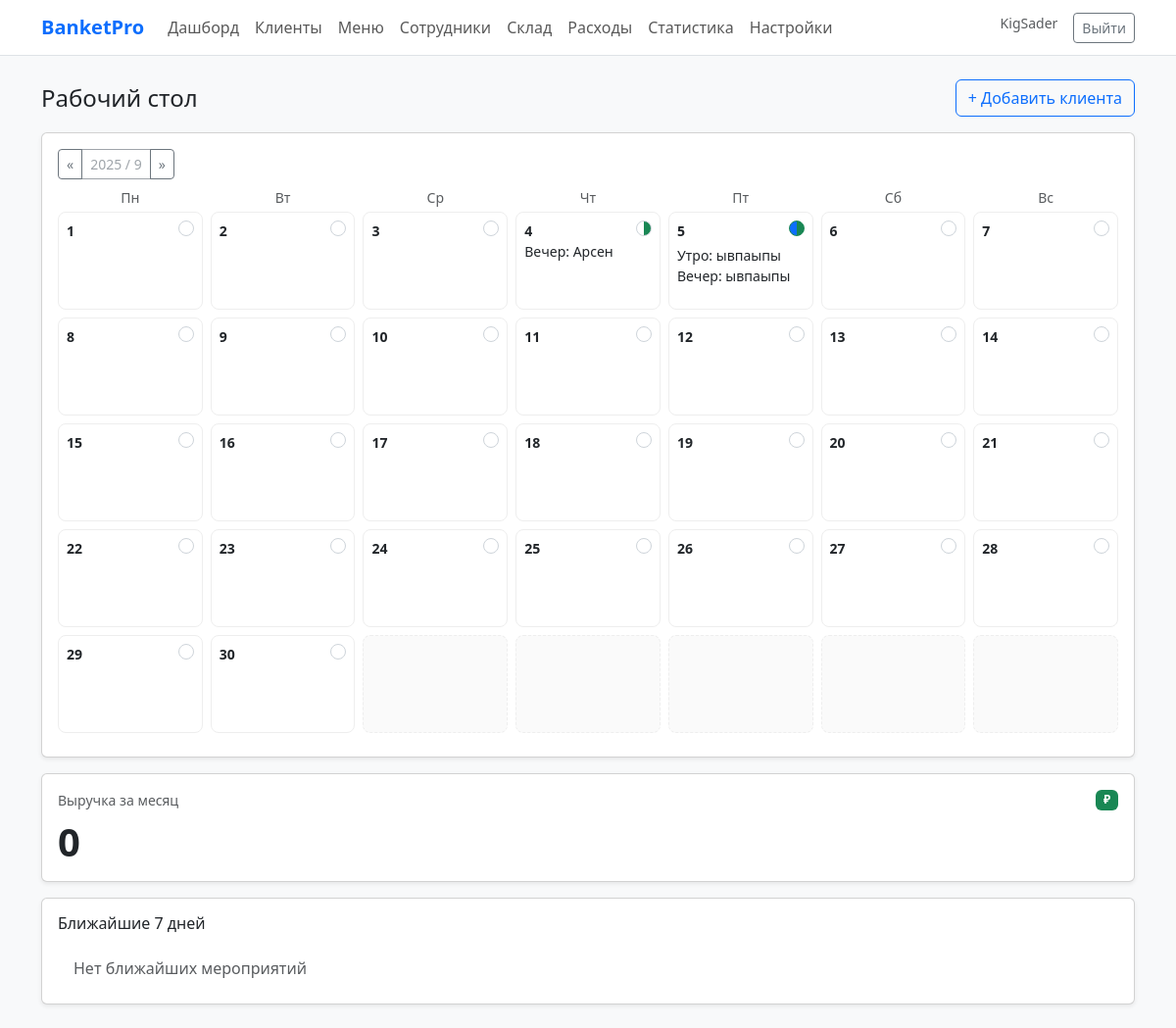
/crm/dashboard/ (signed in), run on the app's committed database.
### calendarapp/models.py (models this page shows, shortened)
class Event(models.Model):
    client = models.ForeignKey(Client, on_delete=models.CASCADE, related_name='events', verbose_name='Клиент')
    hall = models.ForeignKey(Hall, on_delete=models.PROTECT, related_name='events', verbose_name='Зал')
    date = models.DateField('Дата')
    slot = models.CharField('Слот', max_length=2, choices=SLOT_CHOICES)
    guests = models.PositiveIntegerField('Количество гостей', default=0)
    client_menu = models.ForeignKey('menuapp.ClientMenu', on_delete=models.SET_NULL, null=True, blank=True, verbose_name='Меню')
    contract = models.FileField('Договор', upload_to='contracts/', blank=True, null=True)
    prepayment_amount = models.DecimalField('Предоплата', max_digits=10, decimal_places=2, default=0)
    STATUS_CHOICES = [('draft','Черновик'),
                      ('pending','В работе'),
                      ('confirmed','Подтверждено'),
                      ('paid','Оплачено'),
                      ('canceled','Отменено')]
    status = models.CharField('Статус', max_length=20, choices=STATUS_CHOICES, default='pending')
    class Meta:
        constraints = [models.UniqueConstraint(fields=['hall','date','slot'], name='unique_hall_date_slot')]

### crm/models.py (models this page shows, shortened)
class Client(models.Model):
    full_name = models.CharField('ФИО', max_length=200)
    phone = models.CharField('Телефон', max_length=50)
    description = models.TextField('Описание', blank=True)
    source = models.CharField('Источник', max_length=100, blank=True)
    created_at = models.DateTimeField(auto_now_add=True)

### crm/views.py (the view)
# urls.py: path('dashboard/', views.DashboardView.as_view(), name='dashboard'),
class DashboardView(LoginRequiredMixin, generic.TemplateView):
    template_name = 'crm/dashboard.html'
    def get_context_data(self, **kwargs):
        ctx = super().get_context_data(**kwargs)
        today = timezone.localdate()
        year = int(self.request.GET.get('year', today.year))
        month = int(self.request.GET.get('month', today.month))
        days_in_month = monthrange(year, month)[1]
        first_weekday = date(year, month, 1).weekday()  # 0=Mon..6=Sun
        month_start, month_end = date(year, month, 1), date(year, month, days_in_month)
        events = Event.objects.filter(date__range=(month_start, month_end)).select_related('client')
        by_day = {}
        for ev in events:
            key = ev.date.strftime('%Y-%m-%d')
            by_day.setdefault(key, {'am': None, 'pm': None})
            by_day[key][ev.slot] = ev
        days = []
        for n in range(1, days_in_month + 1):
            d_obj = date(year, month, n)
            key = d_obj.strftime('%Y-%m-%d')
            evs = by_day.get(key, {'am': None, 'pm': None})
            days.append({'n': n, 'date_str': key, 'am': evs.get('am'), 'pm': evs.get('pm')})
        leading_blanks = first_weekday
        cells = [{'blank': True}]*leading_blanks + days
        while len(cells) % 7 != 0:
            cells.append({'blank': True})
        weeks = [cells[i:i+7] for i in range(0, len(cells), 7)]
        revenue = Event.objects.filter(date__year=year, date__month=month, status='paid') \
                               .aggregate(total=Sum('prepayment_amount'))['total'] or 0
        upcoming = Event.objects.filter(
            date__gte=today, date__lte=today + timedelta(days=7)
        ).select_related('client', 'hall').order_by('date', 'slot')
        ctx['upcoming_week'] = upcoming
        if month == 1:
            prev_year, prev_month = year - 1, 12
        else:
            prev_year, prev_month = year, month - 1
        if month == 12:
            next_year, next_month = year + 1, 1
        else:
            next_year, next_month = year, month + 1
        ctx.update({
            'year': year, 'month': month,
            'weeks': weeks,
            'revenue': revenue,
            'today': today,
            'prev_year': prev_year, 'prev_month': prev_month,
            'next_year': next_year, 'next_month': next_month,
        })
        return ctx

### templates/crm/dashboard.html (shortened to what this page needs)
{% extends 'base.html' %}
{% block content %}
<div class="d-flex align-items-center justify-content-between mb-3">
  <h1 class="h4 m-0">Рабочий стол</h1>
  <div>
    <a class="btn btn-outline-primary" href="{% url 'crm:client_create' %}">+ Добавить клиента</a>
  </div>
</div>
<div class="card shadow-sm mb-3">
  <div class="card-body">
    <div class="d-flex justify-content-between align-items-center mb-2">
      <div class="btn-group" role="group">
        <a class="btn btn-sm btn-outline-secondary" href="?year={{ prev_year }}&month={{ prev_month }}">«</a>
        <span class="btn btn-sm btn-outline-secondary disabled">{{ year }} / {{ month }}</span>
        <a class="btn btn-sm btn-outline-secondary" href="?year={{ next_year }}&month={{ next_month }}">»</a>
      </div>
    </div>
    <div class="row row-cols-7 g-2 mb-1">
      <div class="col text-center small text-muted">Пн</div>
      <div class="col text-center small text-muted">Вт</div>
      <div class="col text-center small text-muted">Ср</div>
      <div class="col text-center small text-muted">Чт</div>
      <div class="col text-center small text-muted">Пт</div>
      <div class="col text-center small text-muted">Сб</div>
      <div class="col text-center small text-muted">Вс</div>
    </div>
    {% for week in weeks %}
      <div class="row row-cols-7 g-2 mb-2">
        {% for cell in week %}
          <div class="col">
            {% if cell.blank %}
              <div class="cal-cell cal-empty"></div>
            {% else %}
              <div class="cal-cell" data-date="{{ cell.date_str }}">
                <div class="d-flex justify-content-between">
                  <div class="small fw-semibold">{{ cell.n }}</div>
                  <div class="slot-dot" data-am="{{ cell.am|yesno:'1,0' }}" data-pm="{{ cell.pm|yesno:'1,0' }}"></div>
                </div>
                {% if cell.am or cell.pm %}
                  {% if cell.am %}<div class="small text-truncate mt-1">Утро: {{ cell.am.client.full_name }}</div>{% endif %}
                  {% if cell.pm %}<div class="small text-truncate">Вечер: {{ cell.pm.client.full_name }}</div>{% endif %}
                {% else %}
                  <button class="add-btn" type="button" title="Добавить" data-date="{{ cell.date_str }}">+</button>
                {% endif %}
              </div>
            {% endif %}
          </div>
        {% endfor %}
      </div>
    {% endfor %}
  </div>
</div>
<div class="card shadow-sm">
  <div class="card-body">
    <div class="d-flex justify-content-between"><div class="text-muted small">Выручка за месяц</div><span class="badge bg-success">₽</span></div>
    <div class="display-6 fw-semibold mt-2">{{ revenue|default:0 }}</div>
  </div>
</div>
    <div class="card shadow-sm mt-3">
      <div class="card-body">
        <h2 class="h6 mb-3">Ближайшие 7 дней</h2>
        <ul class="list-group list-group-flush">
          {% for ev in upcoming_week %}
            <li class="list-group-item d-flex justify-content-between">
              <span><strong>{{ ev.date|date:"d.m.Y" }}</strong> • {{ ev.get_slot_display }} • {{ ev.hall }} — {{ ev.client.full_name }}</span>
              <span class="badge bg-secondary">{{ ev.get_status_display }}</span>
            </li>
          {% empty %}
            <li class="list-group-item text-muted">Нет ближайших мероприятий</li>
          {% endfor %}
        </ul>
      </div>
    </div>
{% endblock %}

### templates/base.html (shortened to what this page needs)
{% load static %}
<!doctype html>
<html lang="ru">
<head>
  <link href="https://cdn.jsdelivr.net/npm/bootstrap@5.3.3/dist/css/bootstrap.min.css" rel="stylesheet">
  <link href="{% static 'css/app.css' %}" rel="stylesheet">
</head>
<body class="bg-light">
<nav class="navbar navbar-expand-lg navbar-light bg-white border-bottom">
  <div class="container">
    <a class="navbar-brand fw-semibold text-primary" href="/">BanketPro</a>
    <div class="collapse navbar-collapse" id="nav">
      <ul class="navbar-nav me-auto">
        <li class="nav-item"><a class="nav-link" href="/crm/dashboard/">Дашборд</a></li>
        <li class="nav-item"><a class="nav-link" href="/crm/clients/">Клиенты</a></li>
        <li class="nav-item"><a class="nav-link" href="/menu/">Меню</a></li>
        <li class="nav-item"><a class="nav-link" href="/employees/">Сотрудники</a></li>
        <li class="nav-item"><a class="nav-link" href="/warehouse/">Склад</a></li>
        <li class="nav-item"><a class="nav-link" href="/expenses/">Расходы</a></li>
        <li class="nav-item"><a class="nav-link" href="/stats/">Статистика</a></li>
        <li class="nav-item"><a class="nav-link" href="/settings/">Настройки</a></li>
      </ul>
      <div class="d-flex">
        {% if user.is_authenticated %}
          <span class="me-3 small text-muted">{{ user.username }}</span>
          <a class="btn btn-sm btn-outline-secondary" href="/accounts/logout/">Выйти</a>
        {% else %}
          <a class="btn btn-sm btn-primary" href="/accounts/login/">Войти</a>
        {% endif %}
      </div>
    </div>
  </div>
</nav>
<main class="container py-4">
  {% block content %}{% endblock %}
</main>
</body>
</html>

### templates/crm/dashboard.html (style rules this page uses)
.cal-cell { position:relative; border:1px solid #eee; border-radius:.5rem; padding:.5rem; min-height:100px; background:#fff; overflow:hidden }
.cal-empty { min-height:100px; border:1px dashed #eee; border-radius:.5rem; background:#fafafa }
.slot-dot { width:16px; height:16px; border-radius:50%; border:1px solid #ced4da }
.slot-dot[data-am='0'][data-pm='1'] { background: linear-gradient(to right, transparent 50%, var(--bs-success) 50%) }
.slot-dot[data-am='1'][data-pm='1'] { background: linear-gradient(to right, var(--bs-primary) 50%, var(--bs-success) 50%); border-color: var(--bs-success) }

### data on the page
Event: n "4", pm.client.full_name "Арсен"
Event: n "5", am.client.full_name "ывпаыпы", pm.client.full_name "ывпаыпы"

### other printed values
{{ user.username }} "KigSader"
{{ year }} "2025"
{{ month }} "9"
{{ cell.n }} "1" "2" "3" "6" "7" "8" "9" "10" "11" "12" "13" "14" "15" "16" "17" "18" "19" "20" "21" "22" "23" "24" "25" "26" "27" "28" "29" "30"
{{ revenue|default:0 }} "0"
